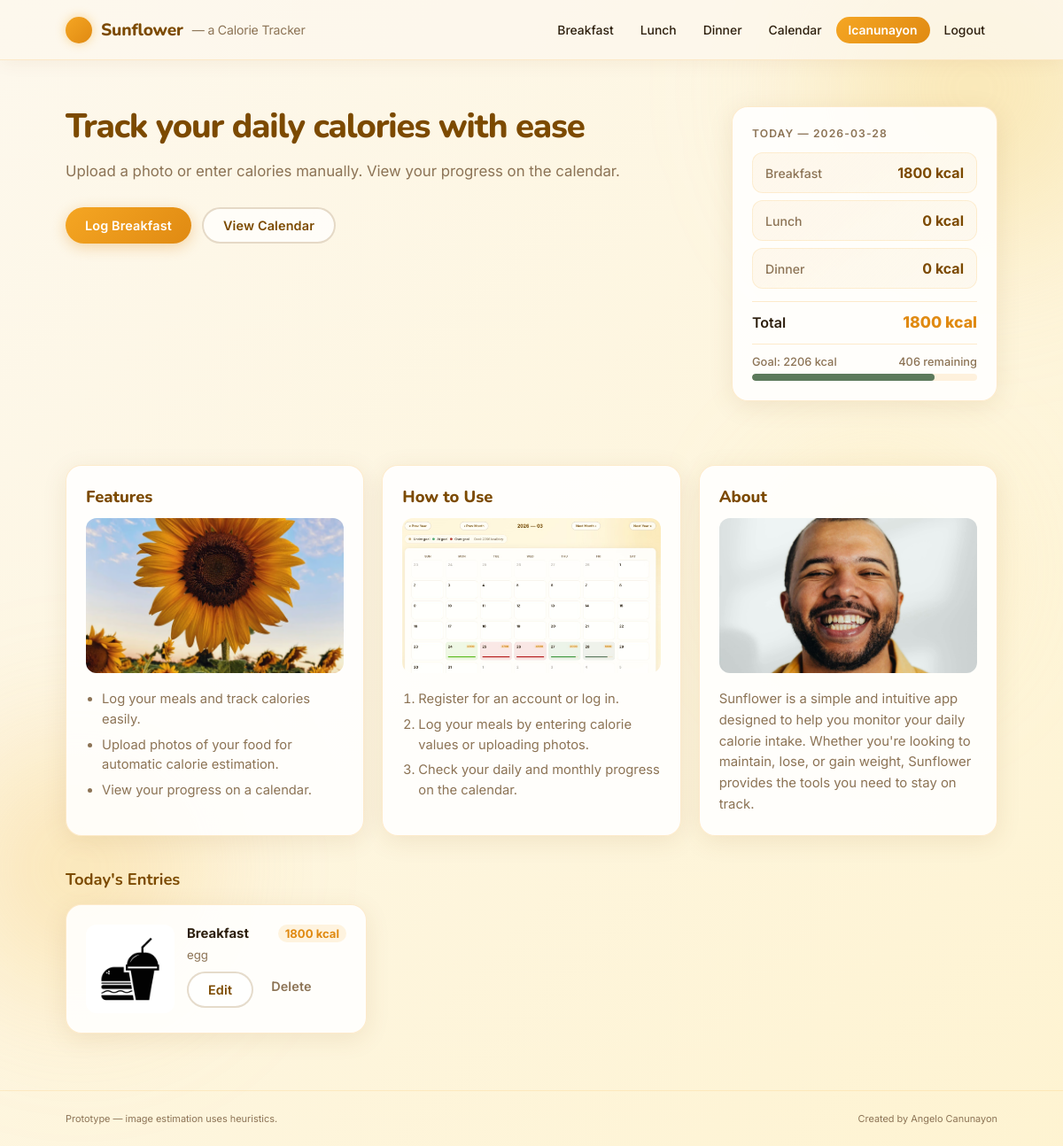
Screenshot of / (signed in) with the database file from the repository.
### models.py (models this page shows, shortened)
class User(UserMixin, db.Model):
    id = db.Column(db.Integer, primary_key=True)
    username = db.Column(db.String(80), unique=True, nullable=False)
    password_hash = db.Column(db.String(200), nullable=False)
    created_at = db.Column(db.DateTime, server_default=db.func.now())
    entries = db.relationship('Entry', backref='user', lazy=True)
    avatar_filename = db.Column(db.String(200))
    weight_kg      = db.Column(db.Float)
    height_cm      = db.Column(db.Float)
    age            = db.Column(db.Integer)
    sex            = db.Column(db.String(10))
    activity_level = db.Column(db.String(20))
    goal_type      = db.Column(db.String(20))   # 'lose' | 'maintain' | 'gain'
    calorie_goal   = db.Column(db.Integer)

class Entry(db.Model):
    id = db.Column(db.Integer, primary_key=True)
    date = db.Column(db.String(20), nullable=False)  # ISO date
    meal = db.Column(db.String(20), nullable=False)
    food_estimate = db.Column(db.String(200))
    calories = db.Column(db.Integer)
    notes = db.Column(db.Text)
    image_filename = db.Column(db.String(200))
    created_at = db.Column(db.DateTime, server_default=db.func.now())
    user_id = db.Column(db.Integer, db.ForeignKey('user.id'), nullable=True)

### app.py (the view)
@app.route('/')
@login_required
def index():
    from models import Entry
    today = datetime.date.today()
    entries = Entry.query.filter(Entry.date == today.isoformat(), Entry.user_id == current_user.id).all()
    totals = { 'breakfast': 0, 'lunch': 0, 'dinner': 0 }
    for e in entries:
        totals[e.meal] = totals.get(e.meal, 0) + (e.calories or 0)
    return render_template('index.html', date=today, totals=totals, entries=entries)

### app.py (called while the page is built)
@login_manager.user_loader
def load_user(user_id):
    from models import User
    try:
        return User.query.get(int(user_id))
    except Exception:
        return None

### templates/index.html
{% extends 'base.html' %}
{% block content %}
  <section class="hero">
    <div class="hero-inner">
      <div class="hero-left">
        <h2 class="hero-title">Track your daily calories with ease</h2>
        <p class="hero-sub">Upload a photo or enter calories manually. View your progress on the calendar.</p>
        <div class="cta-row">
          <a class="btn btn-primary" href="/upload/breakfast">Log Breakfast</a>
          <a class="btn btn-outline" href="/calendar">View Calendar</a>
        </div>
      </div>
      <div class="hero-right card">
        <div class="day-summary">
          <div class="day-title">Today — {{ date.isoformat() }}</div>
          <div class="summary-grid">
            <div class="summary-item">
              <div class="label">Breakfast</div>
              <div class="value">{{ totals.breakfast }} kcal</div>
            </div>
            <div class="summary-item">
              <div class="label">Lunch</div>
              <div class="value">{{ totals.lunch }} kcal</div>
            </div>
            <div class="summary-item">
              <div class="label">Dinner</div>
              <div class="value">{{ totals.dinner }} kcal</div>
            </div>
          </div>
          <div class="summary-total">
            <span class="label">Total</span>
            <span class="value">{{ totals.breakfast + totals.lunch + totals.dinner }} kcal</span>
          </div>
          {% if current_user.calorie_goal %}
            {% set consumed = totals.breakfast + totals.lunch + totals.dinner %}
            {% set pct = [((consumed / current_user.calorie_goal) * 100)|int, 100]|min %}
            <div class="goal-progress-wrap">
              <div class="goal-progress-labels">
                <span class="muted" style="font-size:0.8rem;">Goal: {{ current_user.calorie_goal }} kcal</span>
                <span class="muted" style="font-size:0.8rem;">
                  {% if consumed > current_user.calorie_goal %}{{ consumed - current_user.calorie_goal }} over{% else %}{{ current_user.calorie_goal - consumed }} remaining{% endif %}
                </span>
              </div>
              <div class="goal-bar-wrap">
                <div class="goal-bar-fill" style="width:{{ pct }}%; background:{{ goal_bar_color(consumed, current_user.calorie_goal) }}"></div>
              </div>
            </div>
          {% endif %}
        </div>
      </div>
    </div>
  </section>
  <div class="info-sections">
    <div class="card info-card">
      <h2>Features</h2>
      <img src="/static/Assets/sunflower.avif" alt="Sunflower" class="info-image">
      <ul>
        <li>Log your meals and track calories easily.</li>
        <li>Upload photos of your food for automatic calorie estimation.</li>
        <li>View your progress on a calendar.</li>
      </ul>
    </div>
    <div class="card info-card">
      <h2>How to Use</h2>
      <img src="/static/Assets/calendarscreenshot.jpg" alt="Calendar view" class="info-image">
      <ol>
        <li>Register for an account or log in.</li>
        <li>Log your meals by entering calorie values or uploading photos.</li>
        <li>Check your daily and monthly progress on the calendar.</li>
      </ol>
    </div>
    <div class="card info-card">
      <h2>About</h2>
      <img src="/static/Assets/smilinguy.jpeg" alt="About" class="info-image">
      <p class="muted" style="font-size:0.93rem;line-height:1.6;">Sunflower is a simple and intuitive app designed to help you monitor your daily calorie intake. Whether you're looking to maintain, lose, or gain weight, Sunflower provides the tools you need to stay on track.</p>
    </div>
  </div>
  <section class="entries-section">
    <div class="section-title">Today's Entries</div>
    {% if entries %}
      <div class="entries-grid">
        {% for e in entries %}
          <article class="entry card">
            <img class="entry-photo" src="{{ '/uploads/' + e.image_filename if e.image_filename else '/static/Assets/silouette.jpg' }}" alt="photo">
            <div class="entry-body">
              <div class="entry-top">
                <div class="entry-meal">{{ e.meal.title() }}</div>
                <div class="entry-cal">{{ e.calories }} kcal</div>
              </div>
              <div class="entry-desc">{{ e.food_estimate }} {{ e.notes }}</div>
              <div class="entry-actions">
                <a class="btn btn-outline" href="/entry/{{ e.id }}/edit">Edit</a>
                <form method="post" action="/entry/{{ e.id }}/delete" onsubmit="return confirm('Delete this entry?');">
                  <button type="submit" class="btn btn-ghost">Delete</button>
                </form>
              </div>
            </div>
          </article>
        {% endfor %}
      </div>
    {% else %}
      <p class="muted">No entries yet for today. Start by logging a meal above.</p>
    {% endif %}
  </section>
{% endblock %}

### templates/base.html (shortened to what this page needs)
<!doctype html>
<html lang="en">
  <head>
    <link rel="stylesheet" href="/static/style.css">
  </head>
  <body>
    <div class="bg-orb bg-orb-2"></div>
    <div id="site-root" class="page-enter">
      <header class="site-header">
        <div class="container header-inner">
          <h1 class="brand">
            <a href="/">
              <span class="brand-sun"></span>
              Sunflower
              <span class="brand-text-sub">— a Calorie Tracker</span>
            </a>
          </h1>
          <nav class="main-nav">
            <a class="nav-link" href="/upload/breakfast">Breakfast</a>
            <a class="nav-link" href="/upload/lunch">Lunch</a>
            <a class="nav-link" href="/upload/dinner">Dinner</a>
            <a class="nav-link" href="/calendar">Calendar</a>
            {% if current_user.is_authenticated %}
              <a class="nav-link nav-user" href="/profile">{{ current_user.username }}</a>
              <a class="nav-link" href="/logout">Logout</a>
            {% else %}
              <a class="nav-link" href="/login">Login</a>
              <a class="nav-link" href="/register">Register</a>
            {% endif %}
          </nav>
        </div>
      </header>
      <main class="container">
        <div id="page-content">
          {% block content %}{% endblock %}
        </div>
      </main>
      <footer class="site-footer">
        <div class="container footer-inner">
          <small>Prototype — image estimation uses heuristics.</small>
          <small>Created by Angelo Canunayon</small>
        </div>
      </footer>
    </div>
  </body>
</html>

### rows the page displays
User: username "lcanunayon", calorie_goal "2206", current_user.calorie_goal-consumed "406"
Entry: meal "Breakfast", calories "1800", notes "egg"

### other values shown
{{ totals.breakfast }} "1800"
{{ totals.lunch }} "0"
{{ totals.dinner }} "0"
{{ totals.breakfast + totals.lunch + totals.dinner }} "1800"
